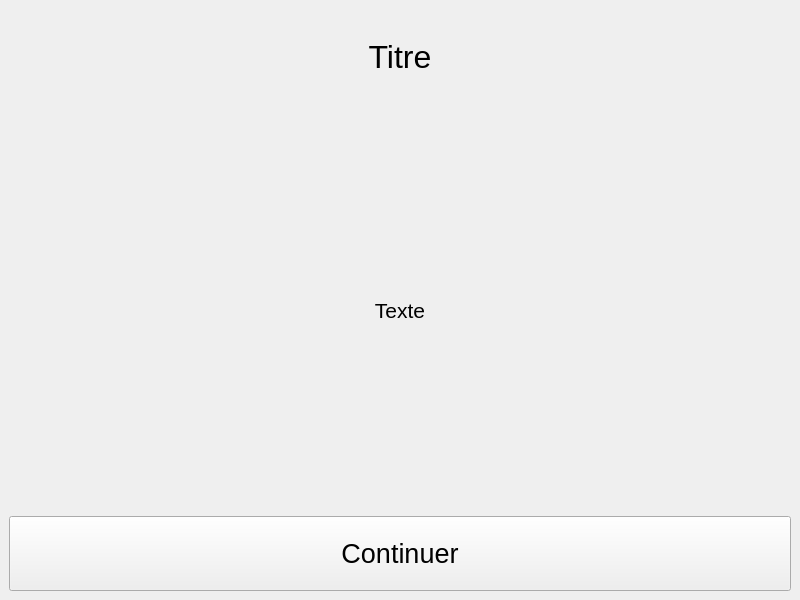
<?xml version="1.0" encoding="UTF-8"?>
<ui version="4.0">
 <class>MainWindow</class>
 <widget class="QMainWindow" name="MainWindow">
  <property name="geometry">
   <rect>
    <x>0</x>
    <y>0</y>
    <width>800</width>
    <height>600</height>
   </rect>
  </property>
  <property name="windowTitle">
   <string>MainWindow</string>
  </property>
  <widget class="QWidget" name="centralwidget">
   <layout class="QVBoxLayout" name="verticalLayout_2">
    <item>
     <layout class="QVBoxLayout" name="verticalLayout">
      <item>
       <widget class="QLabel" name="titre_intro">
        <property name="font">
         <font>
          <pointsize>24</pointsize>
         </font>
        </property>
        <property name="text">
         <string>Titre</string>
        </property>
        <property name="alignment">
         <set>Qt::AlignCenter</set>
        </property>
       </widget>
      </item>
      <item>
       <widget class="QLabel" name="texte_intro">
        <property name="minimumSize">
         <size>
          <width>0</width>
          <height>400</height>
         </size>
        </property>
        <property name="font">
         <font>
          <pointsize>16</pointsize>
         </font>
        </property>
        <property name="text">
         <string>Texte</string>
        </property>
        <property name="alignment">
         <set>Qt::AlignCenter</set>
        </property>
        <property name="wordWrap">
         <bool>true</bool>
        </property>
       </widget>
      </item>
      <item>
       <widget class="QPushButton" name="bouton_continuer">
        <property name="minimumSize">
         <size>
          <width>0</width>
          <height>75</height>
         </size>
        </property>
        <property name="font">
         <font>
          <pointsize>20</pointsize>
         </font>
        </property>
        <property name="text">
         <string>Continuer</string>
        </property>
       </widget>
      </item>
     </layout>
    </item>
   </layout>
  </widget>
 </widget>
 <resources/>
 <connections/>
</ui>
